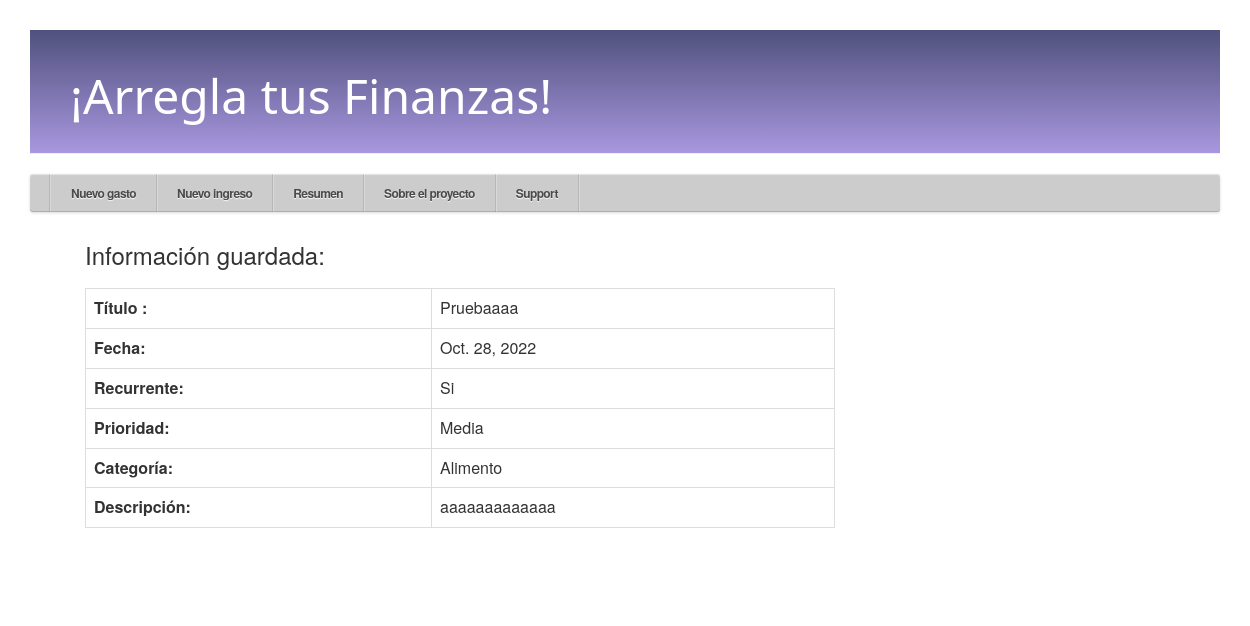
Before: /gastos/13/ with the older database file.
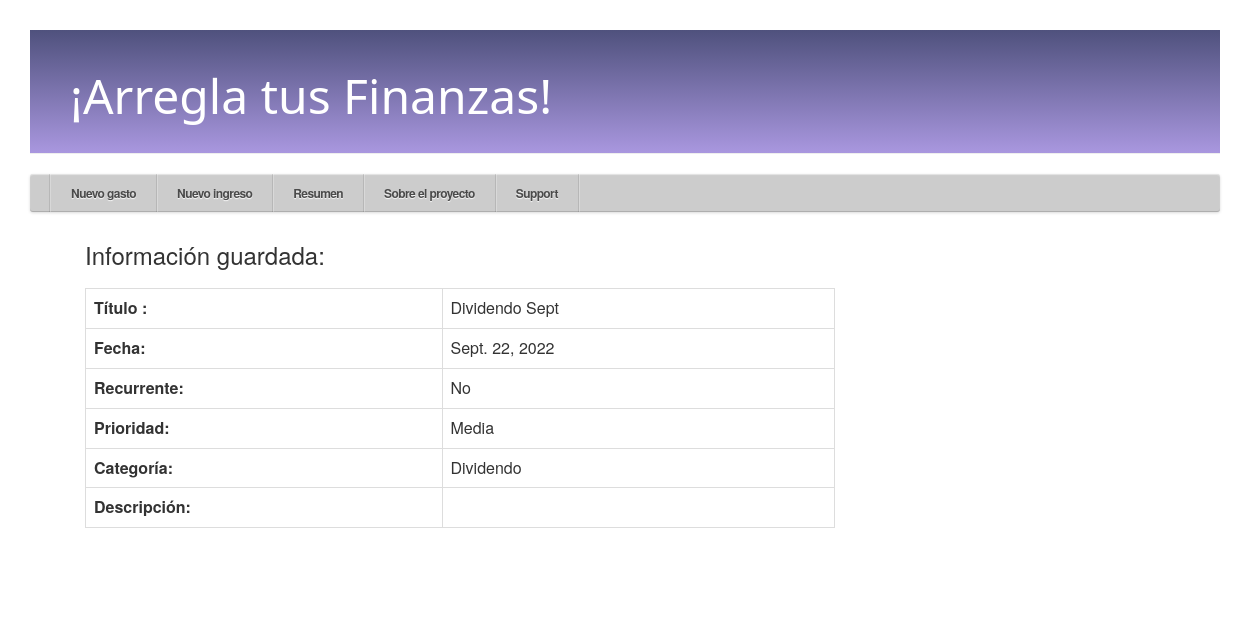
After: the same page with the newer database file.
### aplicacion/models.py (models this page shows, shortened)
class gastos(models.Model):
    id_usuario = models.ForeignKey(settings.AUTH_USER_MODEL, on_delete=models.CASCADE)
    titulo = models.CharField(max_length=20)
    descripcion = models.TextField(blank=True, null=True)
    RECURRENCIA = [
        ('Si', 'Si'),
        ('No', 'No'),
    ]
    recurrente = models.CharField(max_length=2, choices=RECURRENCIA)
    fecha_cobro = models.DateField()
    PRIORIDAD = [
        ('Alta', 'Alta'),
        ('Media', 'Media'),
        ('Baja', 'Baja'),
    ]
    prioridad = models.CharField(max_length=10, choices=PRIORIDAD)
    monto = models.IntegerField()
    CATEGORIA = [
        ('Entretención', 'Entretención'),
        ('Transporte', 'Transporte'),
        ('Alimento', 'Alimentos'),
        ('Cuentas Básicas', 'Cuentas Básicas'),
        ('Dividendo', 'Dividendo'),
        ('Otros', 'Otros'),
    ]
    categoria = models.CharField(max_length=100, choices=CATEGORIA)
    class Meta:
        ordering = ["fecha_cobro"]

### aplicacion/views.py (the view)
# urls.py: path('gastos/<int:pk>/', views.gastos_detail, name='gastos_detail'),
def gastos_detail(request, pk):
    gastos_a = get_object_or_404(gastos, pk=pk)
    return render(request, 'aplicacion/gastos_detail.html', {'gastos_a': gastos_a})

### aplicacion/templates/aplicacion/gastos_detail.html (shortened to what this page needs)
{% extends 'aplicacion/base.html' %}
{% block content %}
    <div class="post">
        <h3>Información guardada: <h3>
        <table class="table table-bordered">
            <tr>
                <td><strong>Título :</strong></td>
                <td>{{ gastos_a.titulo }}</td>
              </tr>
            <tr>
                <td><strong>Fecha:</strong></td>
                <td>{{ gastos_a.fecha_cobro }}</td>
              </tr>
            <tr>
              <td><strong>Recurrente:</strong></td>
              <td>{{ gastos_a.recurrente }}</td>
            </tr>
            <tr>
              <td><strong>Prioridad:</strong></td>
              <td>{{ gastos_a.prioridad }}</td>
            </tr>
            <tr>
              <td><strong>Categoría:</strong></td>
              <td>{{ gastos_a.categoria }}</td>
            </tr>
            <tr>
                <td><strong>Descripción:</strong> </td>
                <td>{{ gastos_a.descripcion|linebreaksbr }}</td>
              </tr>
        </table>
    </div>
{% endblock %}

### aplicacion/templates/aplicacion/base.html (shortened to what this page needs)
{% load static %}
<html>
    <head>
        <link rel="stylesheet" href="//maxcdn.bootstrapcdn.com/bootstrap/3.2.0/css/bootstrap.min.css">
        <link rel="stylesheet" href="//maxcdn.bootstrapcdn.com/bootstrap/3.2.0/css/bootstrap-theme.min.css">
        <link rel="stylesheet" href="{% static 'aplicacion/base.css' %}">
        <link rel="stylesheet" href="{% static 'aplicacion/resumen.css' %}">
    </head>
    <body>
        <div class="page-header">
            <h1><a href="/">¡Arregla tus Finanzas!</a></h1>
        </div>
        <div>
            <div id="container">
                <ul id="menu">
                  <li><a href="{% url 'gastos_new' %}">Nuevo gasto</a>
                  <li><a href="{% url 'ingresos_new' %}">Nuevo ingreso</a>
                  </li>
                  <li><a href="{% url 'resumen' %}">Resumen</a>
                  </li>
                  <li><a href="#">Sobre el proyecto</a>
                  </li>
                  <li><a href="#">Support</a></li>
                </ul>
                </div>
        </div>
        <div class="content container">
            <div class="row">
                <div class="col-md-8">
                    {% block content %}
                    {% endblock %}
                </div>
            </div>
        </div>
    </body>
</html>

### aplicacion/static/aplicacion/base.css (style rules this page uses)
.page-header { background-image: linear-gradient(#4f517d, #a997df); margin-top: 0; padding: 20px 20px 20px 40px; }
.page-header h1, .page-header h1 a, .page-header h1 a:visited, .page-header h1 a:active { color: #ffffff; font-size: 36pt; text-decoration: none; }
.content { margin-left: 40px; }
h1, h2 { font-family: Candara, Calibri, Segoe, Segoe UI, Optima, Arial, sans-serif; }
.post { margin-bottom: 70px; }
* { margin: 0; padding: 0; box-sizing: border-box; }
body { padding: 30px; font-family: "Helvetica Neue", helvetica, arial; background: url('https://subtlepatterns.com/patterns/white_carbonfiber.png'); }
#container { position: relative; width: auto; }
#container:after { content: ""; display: block; clear: both; height: 0; }
#menu { position: relative; float: left; width: 100%; padding: 0 20px; border-radius: 3px; box-shadow: inset 0 1px 1px rgba(255,255,255,.5), inset 0 -1px 0 rgba(0,0,0,.15), 0 1px 3px rgba(0,0,0,.15); background: #ccc; }
#menu, #menu ul { list-style: none; }
#menu > li { float: left; position: relative; border-right: 1px solid rgba(0,0,0,.1); box-shadow: 1px 0 0 rgba(255,255,255,.25); perspective: 1000px; }
#menu > li:first-child { border-left: 1px solid rgba(255,255,255,.25); box-shadow: -1px 0 0 rgba(0,0,0,.1), 1px 0 0 rgba(255,255,255,.25); }
#menu a { display: block; position: relative; z-index: 10; padding: 13px 20px 13px 20px; text-decoration: none; color: rgba(75,75,75,1); line-height: 1; font-weight: 600; font-size: 12px; letter-spacing: -.05em; background: transparent; text-shadow: 0 1px 1px rgba(255,255,255,.9); transition: all .25s ease-in-out; }

Changed rows visible on the page:
changed gastos "Media": titulo "Pruebaaaa" → "Dividendo Sept"; fecha_cobro "Oct. 28, 2022" → "Sept. 22, 2022"; recurrente "Si" → "No"; categoria "Alimento" → "Dividendo"; descripcion "aaaaaaaaaaaaa" → (not shown)
